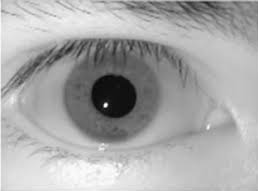
%> input picture TD_IV_Segmentation_contours_regions/oeil.png, 258 x 191 px
$ octave DetectionCercles.m   (GNU Octave 9; MATLAB toolbox functions it lacks are replaced by stand-ins)
%> lines starting %> are read from the running program, lines starting %| are printed output that depends on the picture
### TD_IV_Segmentation_contours_regions/circle_hough.m
function [h, margin] = circle_hough(b, rrange, varargin)
%CIRCLE_HOUGH Hough transform for circles
%   [H, MARGIN] = CIRCLE_HOUGH(B, RADII) takes a binary 2-D image B and a
%   vector RADII giving the radii of circles to detect. It returns the 3-D
%   accumulator array H, and an integer MARGIN such that H(I,J,K) contains
%   the number of votes for the circle centred at B(I-MARGIN, J-MARGIN),
%   with radius RADII(K). Circles which pass through B but whose centres
%   are outside B receive votes.
%
%   [H, MARGIN] = CIRCLE_HOUGH(B, RADII, opt1, ...) allows options to be
%   set. Each option is a string, which if included has the following
%   effect:
%
%   'same' returns only the part of H corresponding to centre positions
%   within the image. In this case H(:,:,k) has the same dimensions as B,
%   and MARGIN is 0. This option should not be used if circles whose
%   centres are outside the image are to be detected.
%
%   'normalise' multiplies each slice of H, H(:,:,K), by 1/RADII(K). This
%   may be useful because larger circles get more votes, roughly in
%   proportion to their radius.
%
%   The spatial resolution of the accumulator is the same as the spatial
%   resolution of the original image. Smoothing the accumulator array
%   allows the effective resolution to be controlled, and this is probably
%   essential for sensitivity to circles of arbitrary radius if the spacing
%   between radii is greater than 1. If time or memory requirements are a
%   problem, a generalisation of this function to allow larger bins to be
%   used from the start would be worthwhile.
%
%   Each feature in B is allowed 1 vote for each circle. This function
%   could easily be generalised to allow weighted features.
%
%   See also CIRCLEPOINTS, CIRCLE_HOUGHPEAKS, CIRCLE_HOUGHDEMO
% Copyright David Young 2008, 2010
% argument checking
opts = {'same' 'normalise'};
narginchk(2, 2+length(opts));
validateattributes(rrange, {'double'}, {'real' 'positive' 'vector'});
if ~all(ismember(varargin, opts))
    error('Unrecognised option');
end
% get indices of non-zero features of b
[featR, featC] = find(b);
% set up accumulator array - with a margin to avoid need for bounds checking
[nr, nc] = size(b);
nradii = length(rrange);
margin = ceil(max(rrange));
nrh = nr + 2*margin;        % increase size of accumulator
nch = nc + 2*margin;
h = zeros(nrh*nch*nradii, 1, 'uint32');  % 1-D for now, uint32 a touch faster
% get templates for circles at all radii - these specify accumulator
% elements to increment relative to a given feature
tempR = []; tempC = []; tempRad = [];
for i = 1:nradii
    [tR, tC] = circlepoints(rrange(i));
    tempR = [tempR tR]; %#ok<*AGROW>
    tempC = [tempC tC];
    tempRad = [tempRad repmat(i, 1, length(tR))];
end
% Convert offsets into linear indices into h - this is similar to sub2ind.
% Take care to avoid negative elements in either of these so can use
% uint32, which speeds up processing by a factor of more than 3 (in version
% 7.5.0.342)!
tempInd = uint32( tempR+margin + nrh*(tempC+margin) + nrh*nch*(tempRad-1) );
featInd = uint32( featR' + nrh*(featC-1)' );
% Loop over features
for f = featInd
    % shift template to be centred on this feature
    incI = tempInd + f;
    % and update the accumulator
    h(incI) = h(incI) + 1;
end
% Reshape h, convert to double, and apply options
h = reshape(double(h), nrh, nch, nradii);
if ismember('same', varargin)
    h = h(1+margin:end-margin, 1+margin:end-margin, :);
    margin = 0;
end
if ismember('normalise', varargin)
    h = bsxfun(@rdivide, h, reshape(rrange, 1, 1, length(rrange)));
end
end

### TD_IV_Segmentation_contours_regions/circle_houghpeaks.m
function peaks = circle_houghpeaks(h, radii, varargin)
%CIRCLE_HOUGHPEAKS finds peaks in the output of CIRCLE_HOUGH
%   PEAKS = CIRCLE_HOUGHPEAKS(H, RADII, MARGIN, OPTIONS) locates the
%   positions of peaks in the output of CIRCLE_HOUGH. The result PEAKS is a
%   3 x N array, where each column gives the position and radius of a
%   possible circle in the original array. The first row of PEAKS has the
%   x-coordinates, the second row has the y-coordinates, and the third row
%   has the radii.
%
%   H is the 3D accumulator array returned by CIRCLE_HOUGH.
%
%   RADII is the array of radii which was passed as an argument to
%   CIRCLE_HOUGH.
%
%   MARGIN is optional, and may be omitted if the 'same' option was used
%   with CIRCLE_HOUGH. Otherwise, it should be the second result returned
%   by CIRCLE_HOUGH.
%
%   OPTIONS is a comma-separated list of parameter/value pairs, with the
%   following effects:
%
%   'Smoothxy' causes each x-y layer of H to be smoothed before peak
%   detection using a 2D Gaussian kernel whose "sigma" parameter is given
%   by the value of this argument.
%
%   'Smoothr' causes each radius column of H to be smoothed before peak
%   detection using a 1D Gaussian kernel whose "sigma" parameter is given
%   by the value of this argument.
%
%       Note: Smoothing may be useful to locate peaks in noisy accumulator
%       arrays. However, it may also cause the performance to deteriorate
%       if H contains sharp peaks. It is most likely to be useful if
%       neighbourhood suppression (see below) is not used.
%
%       Both smoothing operations use reflecting boundary conditions to
%       compute values close to the boundaries.
%
%   'Threshold' sets the minimum number of votes (after any smoothing)
%   needed for a peak to be counted. The default is 0.5 * the maximum value
%   in H.
%
%   'Npeaks' sets the maximum number of peaks to be found. The highest
%   NPEAKS peaks are returned, unless the threshold causes fewer than
%   NPEAKS peaks to be available.
%
%   'Nhoodxy' must be followed by an odd integer, which sets a minimum
%   spatial separation between peaks. See below for a more precise
%   statement. The default is 1.
%
%   'Nhoodr' must be followed by an odd integer, which sets a minimum
%   separation in radius between peaks. See below for a more precise
%   statement. The default is 1.
%
%       When a peak has been found, no other peak with a position within an
%       NHOODXY x NHOODXY x NHOODR box centred on the first peak will be
%       detected. Peaks are found sequentially; for example, after the
%       highest peak has been found, the second will be found at the
%       largest value in H excepting the exclusion box found the first
%       peak. This is similar to the mechanism provided by the Toolbox
%       function HOUGHPEAKS.
%
%       If both the 'Nhoodxy' and 'Nhoodr' options are omitted, the effect
%       is not quite the same as setting each of them to 1. Instead of a
%       sequential algorithm with repeated passes over H, the Toolbox
%       function IMREGIONALMAX is used. This may produce slightly different
%       results, since an above-threshold point adjacent to a peak will
%       appear as an independent peak using the sequential suppression
%       algorithm, but will not be a local maximum.
%
%   See also CIRCLE_HOUGH, CIRCLE_HOUGHDEMO
% check arguments
params = checkargs(h, radii, varargin{:});
% smooth the accumulator - xy
if params.smoothxy > 0
    [m, hsize] = gaussmask1d(params.smoothxy);
    % smooth each dimension separately, with reflection
    h = cat(1, h(hsize:-1:1,:,:), h, h(end:-1:end-hsize+1,:,:));
    h = convn(h, reshape(m, length(m), 1, 1), 'valid');

    h = cat(2, h(:,hsize:-1:1,:), h, h(:,end:-1:end-hsize+1,:));
    h = convn(h, reshape(m, 1, length(m), 1), 'valid');
end
% smooth the accumulator - r
if params.smoothr > 0
    [m, hsize] = gaussmask1d(params.smoothr);
    h = cat(3, h(:,:,hsize:-1:1), h, h(:,:,end:-1:end-hsize+1));
    h = convn(h, reshape(m, 1, 1, length(m)), 'valid');
end
% set threshold
if isempty(params.threshold)
    params.threshold = 0.5 * max(h(:));
end
if isempty(params.nhoodxy) && isempty(params.nhoodr)
    % First approach to peak finding: local maxima

    % find the maxima
    maxarr = imregionalmax(h);

    maxarr = maxarr & h >= params.threshold;

    % get array indices
    peakind = find(maxarr);
    [y, x, rind] = ind2sub(size(h), peakind);
    peaks = [x'; y'; radii(rind)];

    % get strongest peaks
    if ~isempty(params.npeaks) && params.npeaks < size(peaks,2)
        [~, ind] = sort(h(peakind), 'descend');
        ind = ind(1:params.npeaks);
        peaks = peaks(:, ind);
    end

else
    % Second approach: iterative global max with suppression
    if isempty(params.nhoodxy)
        params.nhoodxy = 1;
    elseif isempty(params.nhoodr)
        params.nhoodr = 1;
    end
    nhood2 = ([params.nhoodxy params.nhoodxy params.nhoodr]-1) / 2;

    if isempty(params.npeaks)
        maxpks = 0;
        peaks = zeros(3, round(numel(h)/100));  % preallocate
    else
        maxpks = params.npeaks;
        peaks = zeros(3, maxpks);  % preallocate
    end

    np = 0;
    while true
        [r, c, k, v] = max3(h);
        % stop if peak height below threshold
        if v < params.threshold || v == 0
            break;
        end
        np = np + 1;
        peaks(:, np) = [c; r; radii(k)];
        % stop if done enough peaks
        if np == maxpks
            break;
        end
        % suppress this peak
        r0 = max([1 1 1], [r c k]-nhood2);
        r1 = min(size(h), [r c k]+nhood2);
        h(r0(1):r1(1), r0(2):r1(2), r0(3):r1(3)) = 0;
    end
    peaks(:, np+1:end) = [];   % trim
end
% adjust for margin
if params.margin > 0
    peaks([1 2], :) = peaks([1 2], :) - params.margin;
end
end
function params = checkargs(h, radii, varargin)
% Argument checking
ip = inputParser;
% required
htest = @(h) validateattributes(h, {'double'}, {'real' 'nonnegative' 'nonsparse'});
ip.addRequired('h', htest);
rtest = @(radii) validateattributes(radii, {'double'}, {'real' 'positive' 'vector'});
ip.addRequired('radii', rtest);
% optional
mtest = @(n) validateattributes(n, {'double'}, {'real' 'nonnegative' 'integer' 'scalar'});
ip.addOptional('margin', 0, mtest);
% parameter/value pairs
stest = @(s) validateattributes(s, {'double'}, {'real' 'nonnegative' 'scalar'});
ip.addParamValue('smoothxy', 0, stest);
ip.addParamValue('smoothr', 0, stest);
ip.addParamValue('threshold', [], stest);
nptest = @(n) validateattributes(n, {'double'}, {'real' 'positive' 'integer' 'scalar'});
ip.addParamValue('npeaks', [], nptest);
nhtest = @(n) validateattributes(n, {'double'}, {'odd' 'positive' 'scalar'});
ip.addParamValue('nhoodxy', [], nhtest);
ip.addParamValue('nhoodr', [], nhtest);
ip.parse(h, radii, varargin{:});
params = ip.Results;
end
% [7 lines left out: function gaussmask1d, not called in this run]
function [r, c, k, v] = max3(h)
% location and value of global maximum of a 3D array
[vr, r] = max(h);
[vc, c] = max(vr);
[v, k] = max(vc);
c = c(1, 1, k);
r = r(1, c, k);
end

### TD_IV_Segmentation_contours_regions/circlepoints.m
function [x, y] = circlepoints(r)
%CIRCLEPOINTS  Returns integer points close to a circle
%   [X, Y] = CIRCLEPOINTS(R) where R is a scalar returns coordinates of
%   integer points close to a circle of radius R, such that none is
%   repeated and there are no gaps in the circle (under 8-connectivity).
%
%   If R is a row vector, a circle is generated for each element of R and
%   the points concatenated.
%   Copyright David Young 2010
x = [];
y = [];
for rad = r
    [xp, yp] = circlepoints1(rad);
    x = [x xp];
    y = [y yp];
end
end

% [25 lines left out: function circlepoints1, not called in this run]

### TD_IV_Segmentation_contours_regions/DetectionCercles.m
clear all; close all;

I = imread('oeil.png');
%> I is the input picture: size 191x258x3 uint8; min 5, max 255, mean 167.7
if length(size(I))==3
    I=rgb2gray(I); % conversion en niveaux de gris
%> I: size 191x258 uint8
end
figure(1), imshow(I); title('Image d''origine');

% Détection de contours
Ic = edge(I,'canny',.01);
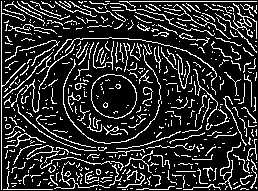
%> Ic: size 191x258 logical; 18% white in thin lines or dots
figure(2), imshow(Ic); title('Image de contours');

% Table de Hough à 3 diemensions : centres + rayons (Xc, Yc, r)
r = 20:1:100; % On limite la recherche à des rayons entre 15 et 60 pixels (à ajuster selon contexte)
h = circle_hough(Ic, r, 'same', 'normalise');
%> in circle_hough, `[featR, featC] = find(b);`: featR = 8854 values from 2 to 190; featC = 8854 values from 2 to 257

% Ecrétage et affichage sur la table de Hough (15 meilleurs cercles max)
peaks = circle_houghpeaks(h, r, 'nhoodxy', 15, 'nhoodr', 21, 'npeaks', 2);
%> in circle_houghpeaks, `params.threshold = 0.5 * max(h(:));`: params.threshold = 1.66
%> in circle_houghpeaks, `nhood2 = ([params.nhoodxy params.nhoodxy params.nhoodr]-1) / 2;`: nhood2 = [7 7 10]
%> in circle_houghpeaks, `maxpks = params.npeaks;`: maxpks = 2
%> the loop in circle_houghpeaks, `while true` made 2 passes
%> (v, k, c, r, r0, r1) on pass 1: (3.32, 3, 115, 97, [90 108 1], [104 122 13])
%> (v, k, c, r) on pass 2: (2.94, 29, 112, 96)
%> after the loop in circle_houghpeaks, `while true`: peaks = [115 112; 97 96; 22 48]
%> peaks = [115 112; 97 96; 22 48]

% Affichage des cercles correspondant aux pics
figure(1), hold on;
for peak = peaks
    [x, y] = circlepoints(peak(3));
    plot(x+peak(1), y+peak(2), 'r-');
end
%> this loop made 2 passes
%> peak on passes 1 to 2: [115; 97; 22], [112; 96; 48]
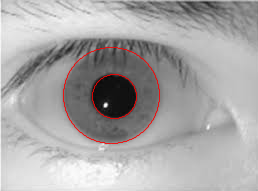
%> figure redrawn from the program's plot data; its title reads 'Image d'origine'
